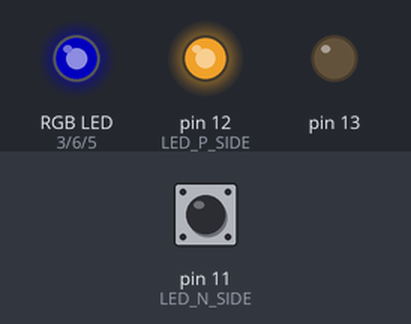
Bench run of a sketch on a simulated Arduino Uno, built with avr-gcc and run on an emulated ATmega328P. Shown: an RGB LED mixed from three pins (HIGH = lit), output pins drawn as LEDs (lit = HIGH). Dashed ring = blinking. Inputs (shaded band) come from the test bench; at power-on: pin 11 (LED_N_SIDE) HIGH. Dim RGB values are drawn brighter than linear.

Above: at 1.2 s.
1.3 s: pin 11 (LED_N_SIDE) driven LOW
At 1.7 s:
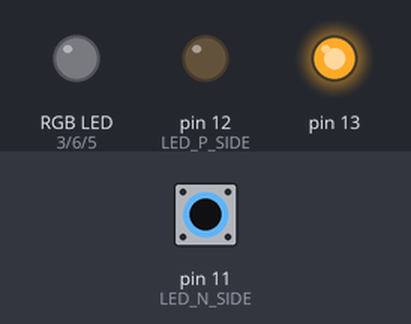
2.8 s: pin 11 (LED_N_SIDE) driven HIGH
At 4.1 s:
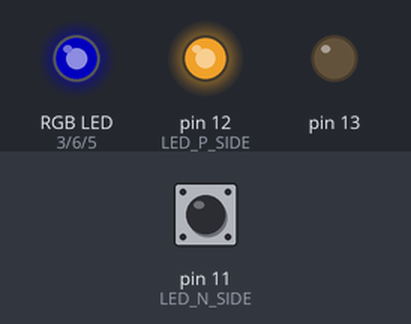
4.6 s: pin 11 (LED_N_SIDE) driven LOW
At 5.8 s:
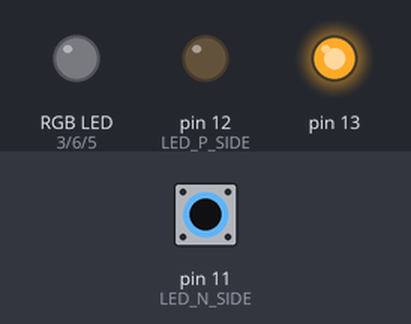
6.1 s: pin 11 (LED_N_SIDE) pulsed HIGH 2 times (0.12 s each, 0.3 s apart)
At 6.4 s:
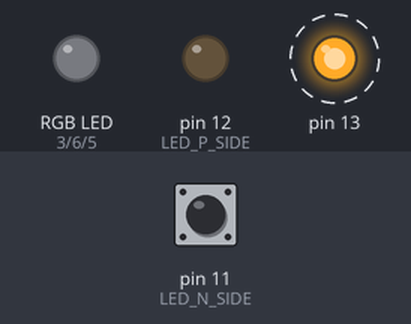
8.2 s: pin 11 (LED_N_SIDE) pulsed HIGH 5 times (0.12 s each, 0.3 s apart)
At 8.86 s:
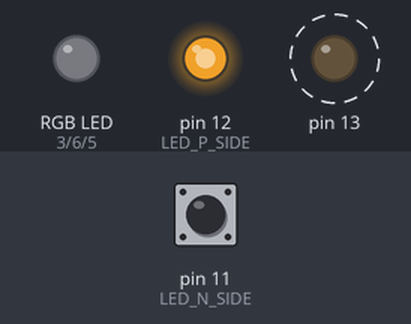
Timing chart, 0 to 11.2 s (numbered marks = the images above; inputs shaded):
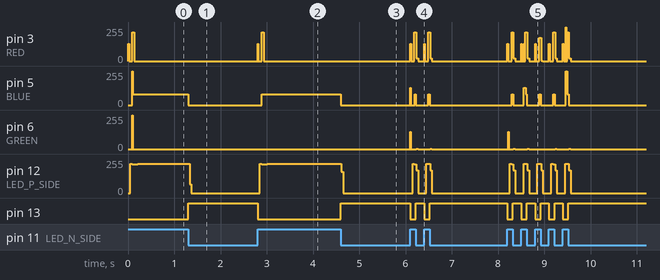

Measured:
- after the input at 1.3 s, pin 5 (BLUE): 81/255 → 0/255 at once; pin 12 (LED_P_SIDE): 221/255 → 0/255 at once; pin 13: LOW → HIGH at once
- after the input at 2.8 s, pin 3 (RED): 0/255 → 128/255 at once, → 0/255 0.02 s later, → 214/255 0.07 s later, → 0/255 0.04 s later; pin 5 (BLUE): 0/255 → 81/255 after 0.10 s; pin 12 (LED_P_SIDE): 0/255 → 215/255 after 0.05 s, → 221/255 0.16 s later; pin 13: HIGH → LOW at once
- after the input at 4.6 s, pin 5 (BLUE): 81/255 → 0/255 at once; pin 12 (LED_P_SIDE): 221/255 → 0/255 at once; pin 13: LOW → HIGH at once
- after the input at 6.1 s, pin 12 (LED_P_SIDE): 0/255 → 221/255 after 0.35 s, → 0/255 0.08 s later; pin 13: alternates HIGH for 0.18 s and LOW for 0.12 s, 4 changes in all, then stays HIGH, starting at once
- after the input at 8.2 s, pin 13: alternates HIGH for 0.18 s and LOW for 0.12 s, 10 changes in all, then stays HIGH, starting at once

The sketch:

LEDSensor2.ino
```cpp
//
// This example shows one way of using an LED as a light sensor.
// You will need to wire up your components as such:
//
//           + digital11
//           |
//           <
//           > 180 ohm resistor
//           <
//           |
//           |
//         -----
//          / \  LED, maybe a 5mm, clear plastic is good
//         -----
//           |
//           |
//           + digital12
//
// What we are going to do is apply a positive voltage at digital2 and
// a low voltage at digital3. This is backwards for the LED, current will
// not flow and light will not come out, but we will charge up the
// capacitance of the LED junction and the Arduino pin.
//
// Then we are going to disconnect the output drivers from digital2 and
// count how long it takes the stored charge to bleed off through the
// the LED. The brighter the light, the faster it will bleed away to
// digital3.
//
// Then just to be perverse we will display the brightness back on the
// same LED by turning it on for a millisecond. This happens more often
// with brighter lighting, so the LED is dim in a dim room and brighter
// in a bright room. Quite nice.
//
// (Though a nice idea, this implementation is flawed because the refresh
// rate gets too long in the dark and it flickers disturbingly.)
//
#define LED_N_SIDE 11
#define LED_P_SIDE 12

#define MAX_COUNT 180

#define RED 3
#define GREEN 6
#define BLUE 5


void setup()
{
  pinMode(13,OUTPUT);
  digitalWrite(13,LOW);
  Serial.begin(9600);


  pinMode(RED, OUTPUT);
  pinMode(GREEN, OUTPUT);
  pinMode(BLUE, OUTPUT);
}

void lightMode()
{
  // Turn the light on
  pinMode(LED_N_SIDE,OUTPUT);
  pinMode(LED_P_SIDE,OUTPUT);
  digitalWrite(LED_P_SIDE,HIGH);
  digitalWrite(LED_N_SIDE,LOW);
}

void sensorMode()
{
  // Apply reverse voltage, charge up the pin and led capacitance
  pinMode(LED_N_SIDE,OUTPUT);
  pinMode(LED_P_SIDE,OUTPUT);
  digitalWrite(LED_N_SIDE,HIGH);
  digitalWrite(LED_P_SIDE,LOW);

  // Isolate the pin 2 end of the diode
  pinMode(LED_N_SIDE,INPUT);
  digitalWrite(LED_N_SIDE,LOW);  // turn off internal pull-up resistor
}

void paintColor( byte colorId )
{
  int redValue, greenValue, blueValue;
  switch ( colorId )
  {
    case 0:
      // black    00 00 00
      redValue = 0;
      greenValue = 0;
      blueValue = 0;
      break;
    case 1:
      // gray     80 80 80
      redValue = 128;
      greenValue = 128;
      blueValue = 128;
      break;
    case 2:
      // maroon   80 00 00
      redValue = 128;
      greenValue = 0;
      blueValue = 0;
      break;
    case 3:
      // red      FF 00 00
      redValue = 255;
      greenValue = 0;
      blueValue = 0;
      break;
    case 4:
      // green    00 80 00
      redValue = 0;
      greenValue = 128;
      blueValue = 0;
      break;
    case 5:
      // lime     00 FF 00
      redValue = 0;
      greenValue = 255;
      blueValue = 0;
      break;
    case 6:
      // olive    80 80 00
      redValue = 128;
      greenValue = 128;
      blueValue = 0;
    case 7:
      // yellow   FF FF 00
      redValue = 255;
      greenValue = 255;
      blueValue = 0;
      break;
    case 8:
      // navy     00 00 80
      redValue = 0;
      greenValue = 0;
      blueValue = 128;
      break;
    case 9:
      // blue     00 00 FF
      redValue = 0;
      greenValue = 0;
      blueValue = 255;
      break;
    case 10:
      // purple   80 00 80
      redValue = 128;
      greenValue = 0;
      blueValue = 128;
      break;
    case 11:
      // fuchsia  FF 00 FF
      redValue = 255;
      greenValue = 0;
      blueValue = 255;
      break;
    case 12:
      // teal     00 80 80
      redValue = 0;
      greenValue = 128;
      blueValue = 128;
      break;
    case 13:
      // aqua     00 FF FF
      redValue = 0;
      greenValue = 255;
      blueValue = 255;
      break;
    case 14:
      // silver   C0 C0 C0
      redValue = 192;
      greenValue = 192;
      blueValue = 192;
      break;
    case 15:
      // white    FF FF FF
      redValue = 255;
      greenValue = 255;
      blueValue = 255;
      break;
  }

  analogWrite(RED, redValue);
  analogWrite(GREEN, greenValue);
  analogWrite(BLUE, blueValue);
}

boolean nonZero = true;

byte ons[16];
byte counter;

void loop()
{
  if (nonZero)
  {
    lightMode();
    delay(5);
    sensorMode();
  }

  nonZero = true;
  for( byte j = 0; j < MAX_COUNT; j++ )
  {
    if ( digitalRead(LED_N_SIDE) == 0 )
    {
      nonZero = false;
      break;
    }
  }

  if ( nonZero )
  {
    digitalWrite(13,LOW);
  }
  else
  {
    digitalWrite(13,HIGH);
  }

  counter +=1;
  if ( counter > 16 ) counter = 0;
  ons[ counter ] = nonZero;

  byte sum = 0;
  for( byte j = 0; j < 16; j++ )
  {
    sum += ons[ j ];
  }

  paintColor( sum );
  //Serial.print( sum, DEC );
  //unsigned int j;

  // Apply reverse voltage, charge up the pin and led capacitance
  //pinMode(LED_N_SIDE,OUTPUT);
  //pinMode(LED_P_SIDE,OUTPUT);
  //digitalWrite(LED_N_SIDE,HIGH);
  //digitalWrite(LED_P_SIDE,LOW);

  // Isolate the pin 2 end of the diode
  //pinMode(LED_N_SIDE,INPUT);
  //digitalWrite(LED_N_SIDE,LOW);  // turn off internal pull-up resistor

  // Count how long it takes the diode to bleed back down to a logic zero
  //Read the amount of Light coming into the LED sensor
  //long darkness=0;
  //int lightLevel=0;

  //while((digitalRead(LED_N_SIDE)!=0) && darkness < max_darkness){
  //   darkness++;
  //}

  //lightLevel=((max_darkness-darkness)+1)/80;
  //Serial.println(lightLevel);

  // You could use 'j' for something useful, but here we are just using the
  // delay of the counting.  In the dark it counts higher and takes longer,
  // increasing the portion of the loop where the LED is off compared to
  // the 1000 microseconds where we turn it on.

  // Turn the light on for 1000 microseconds
  //pinMode(LED_N_SIDE,OUTPUT);
  //pinMode(LED_P_SIDE,OUTPUT);
  //digitalWrite(LED_P_SIDE,HIGH);
  //digitalWrite(LED_N_SIDE,LOW);


  //delayMicroseconds(1000);
  // we could turn it off, but we know that is about to happen at the loop() start
}
```
